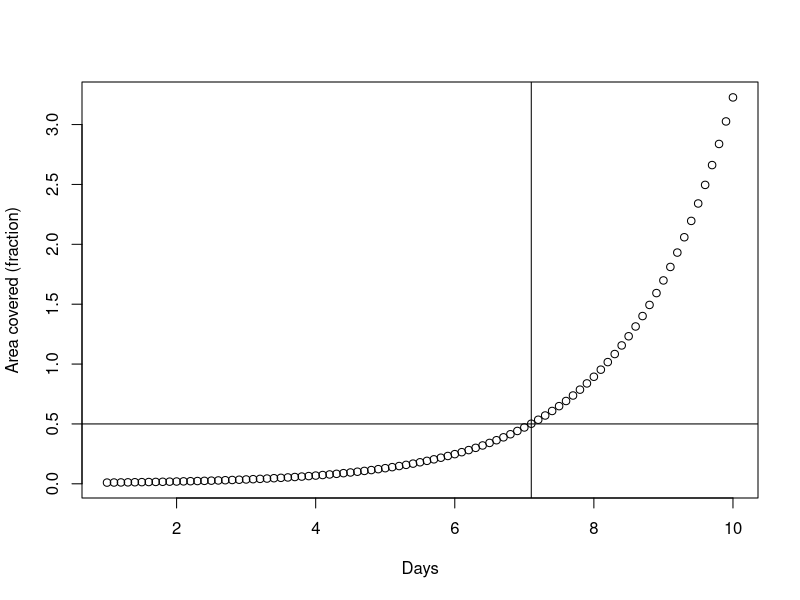

R code for this plot:
## ---- chunk 1
days <- seq(1, 10, by=.1)
r <- 1.9
y0 <- 1/100
y <- y0 * r^(days - 1)
t0 <- y > 0.5
t0 <- which(t0)
t0 <- t0[1]
t0 <- days[t0]
## ---- chunk 2
plot(days, y, xlab="Days", ylab="Area covered (fraction)")
abline(h=0.5)
abline(v=t0)
